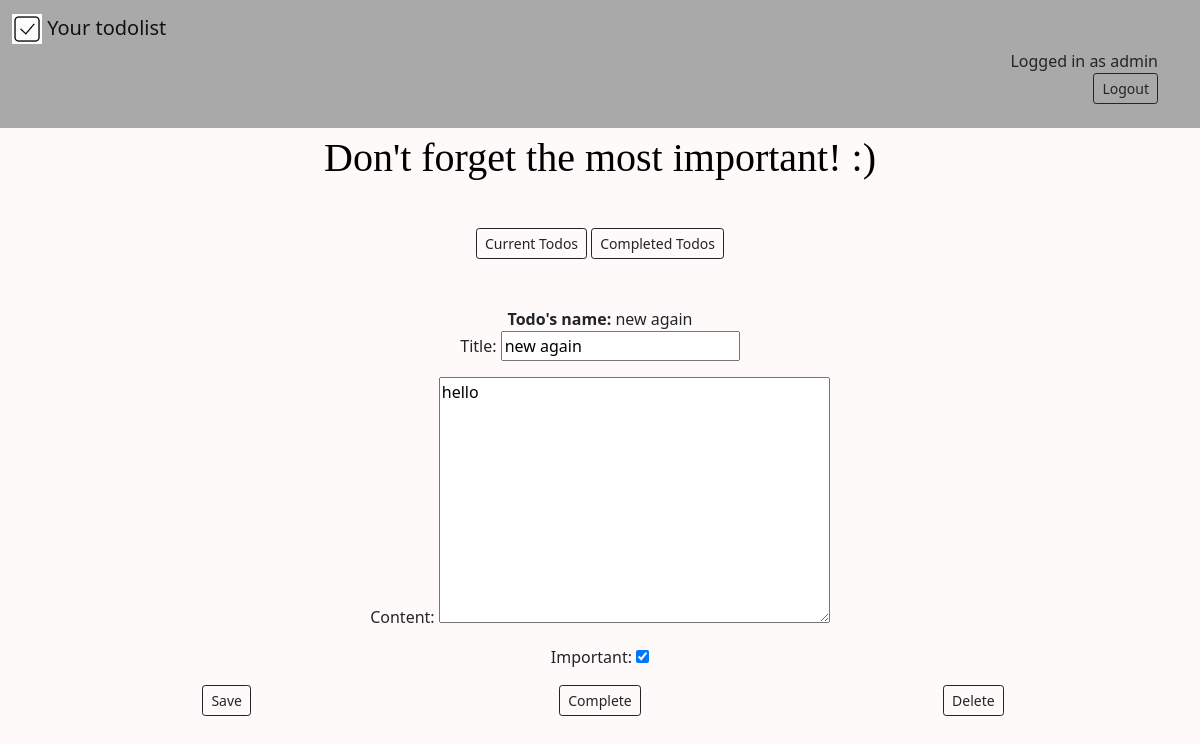
The page /todo/4 (signed in) on the database its author committed.
### todo_app/models.py (models this page shows, shortened)
class ToDo(models.Model):
    title = models.CharField(max_length=100)
    content = models.TextField(blank=True)
    created = models.DateTimeField(auto_now_add=True)
    datecompleted = models.DateTimeField(null=True, blank=True)
    important = models.BooleanField(default=False)
    user = models.ForeignKey(User, on_delete=models.CASCADE)

### todo_app/views.py (the view, shortened to what this page needs)
# urls.py: path('todo/<int:todo_pk>', views.viewtodo, name='viewtodo'),
@login_required
def viewtodo(request, todo_pk):
    todo = get_object_or_404(ToDo, pk=todo_pk, user=request.user)
    if request.method == 'GET':
        form = ToDoForm(instance=todo) # Уточнить!
        return render(request, 'todo_app/viewtodo.html', {'todo': todo, 'form': form})

### todo_app/forms.py
class ToDoForm(ModelForm):
    class Meta:
        model = ToDo
        fields = ['title', 'content', 'important']

### todo_app/templates/todo_app/viewtodo.html (shortened to what this page needs)
{% extends 'todo_app/base.html' %}
{% block content %}
<div align="center">
    <b>Todo's name:</b> {{ todo.title }}
        <form method="POST">
            {{ form.as_p }}
            <div class="container">
                <div class="row row-cols-1 row-cols-sm-3 g-1 g-sm-1">
                    <div class="col">
                        <button type="submit" class="btn btn-outline-dark btn-sm">Save</button>
                    </div>
        </form>
        <form method="POST" action="{% url 'completetodo' todo.id %}">
            <button type="submit" class="btn btn-outline-dark btn-sm">Complete</button>
        </form>
        <form method="POST" action="{% url 'deletetodo' todo.id %}">
            <button type="submit" class="btn btn-outline-dark btn-sm">Delete</button>
        </form>
                </div>
{% endblock %}

### todo_app/templates/todo_app/base.html (shortened to what this page needs)
<link href="https://cdn.jsdelivr.net/npm/bootstrap@5.1.3/dist/css/bootstrap.min.css" rel="stylesheet">
{% load static %}
<head>
<link href="https://cdn.jsdelivr.net/npm/bootstrap@5.1.3/dist/css/bootstrap.min.css" rel="stylesheet">
</head>
{% if user.is_authenticated %}
    <nav class="navbar navbar-light" style="background-color: #a9a9a9;">
      <div class="container-fluid">
        <a class="navbar-brand" href="{% url 'currentuser' %}">
          <img src="{% static 'todo_app/logo.gif' %}" alt="" width="30" height="30" class="d-inline-block align-text-top">
          Your todolist
        </a>
        <div class="container" align="right">
            Logged in as {{ user.username }}
            <form action="{% url 'logoutuser' %}" method="POST">
                <button type="submit" class="btn btn-outline-dark btn-sm">Logout</button>
            </form>
        </div>
      </div>
    </nav>
    <div align="center">
        <p class="text-typing">Don't forget the most important! :)</p>
    </div>
    <div align="center">
        <a href="{% url 'currentuser' %}" class="btn btn-outline-dark btn-sm">Current Todos</a>
        <a href="{% url 'completedtodos' %}" class="btn btn-outline-dark btn-sm">Completed Todos</a>
    </div>
{% endif %}
{% block content%}{% endblock %}

### todo_app/templates/todo_app/base.html (style rules this page uses)
.text-typing { width: 30em; color:Black; font-size: 40px; font-family: 'Marck Script', cursive; white-space:nowrap; overflow:hidden; -webkit-animation: type 5s steps(50, end); }

### rows shown on the page
ToDo: title "new again", content "hello", important "☑"

### other values the page prints
{{ user.username }} "admin"
